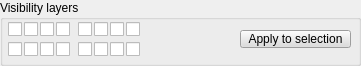
  <widget class="QGroupBox" name="groupBox_2">
   <property name="geometry">
    <rect>
     <x>10</x>
     <y>150</y>
     <width>361</width>
     <height>66</height>
    </rect>
   </property>
   <property name="title">
    <string>Visibility layers</string>
   </property>
   <property name="flat">
    <bool>true</bool>
   </property>
   <widget class="QCheckBox" name="a_4">
    <property name="geometry">
     <rect>
      <x>56</x>
      <y>20</y>
      <width>16</width>
      <height>18</height>
     </rect>
    </property>
    <property name="focusPolicy">
     <enum>Qt::StrongFocus</enum>
    </property>
    <property name="text">
     <string/>
    </property>
   </widget>
   <widget class="QCheckBox" name="a_14">
    <property name="geometry">
     <rect>
      <x>94</x>
      <y>40</y>
      <width>16</width>
      <height>18</height>
     </rect>
    </property>
    <property name="focusPolicy">
     <enum>Qt::StrongFocus</enum>
    </property>
    <property name="text">
     <string/>
    </property>
   </widget>
   <widget class="QCheckBox" name="a_9">
    <property name="geometry">
     <rect>
      <x>8</x>
      <y>40</y>
      <width>16</width>
      <height>18</height>
     </rect>
    </property>
    <property name="focusPolicy">
     <enum>Qt::StrongFocus</enum>
    </property>
    <property name="text">
     <string/>
    </property>
   </widget>
   <widget class="QCheckBox" name="a_6">
    <property name="geometry">
     <rect>
      <x>94</x>
      <y>20</y>
      <width>16</width>
      <height>18</height>
     </rect>
    </property>
    <property name="focusPolicy">
     <enum>Qt::StrongFocus</enum>
    </property>
    <property name="text">
     <string/>
    </property>
   </widget>
   <widget class="QCheckBox" name="a_8">
    <property name="geometry">
     <rect>
      <x>126</x>
      <y>20</y>
      <width>16</width>
      <height>18</height>
     </rect>
    </property>
    <property name="focusPolicy">
     <enum>Qt::StrongFocus</enum>
    </property>
    <property name="text">
     <string/>
    </property>
   </widget>
   <widget class="QCheckBox" name="a_13">
    <property name="geometry">
     <rect>
      <x>78</x>
      <y>40</y>
      <width>16</width>
      <height>18</height>
     </rect>
    </property>
    <property name="focusPolicy">
     <enum>Qt::StrongFocus</enum>
    </property>
    <property name="text">
     <string/>
    </property>
   </widget>
   <widget class="QCheckBox" name="a_2">
    <property name="geometry">
     <rect>
      <x>24</x>
      <y>20</y>
      <width>16</width>
      <height>18</height>
     </rect>
    </property>
    <property name="focusPolicy">
     <enum>Qt::StrongFocus</enum>
    </property>
    <property name="text">
     <string/>
    </property>
   </widget>
   <widget class="QCheckBox" name="a_3">
    <property name="geometry">
     <rect>
      <x>40</x>
      <y>20</y>
      <width>16</width>
      <height>18</height>
     </rect>
    </property>
    <property name="focusPolicy">
     <enum>Qt::StrongFocus</enum>
    </property>
    <property name="text">
     <string/>
    </property>
   </widget>
   <widget class="QCheckBox" name="a_7">
    <property name="geometry">
     <rect>
      <x>110</x>
      <y>20</y>
      <width>16</width>
      <height>18</height>
     </rect>
    </property>
    <property name="focusPolicy">
     <enum>Qt::StrongFocus</enum>
    </property>
    <property name="text">
     <string/>
    </property>
   </widget>
   <widget class="QCheckBox" name="a_12">
    <property name="geometry">
     <rect>
      <x>56</x>
      <y>40</y>
      <width>16</width>
      <height>18</height>
     </rect>
    </property>
    <property name="focusPolicy">
     <enum>Qt::StrongFocus</enum>
    </property>
    <property name="text">
     <string/>
    </property>
   </widget>
   <widget class="QCheckBox" name="a_16">
    <property name="geometry">
     <rect>
      <x>126</x>
      <y>40</y>
      <width>16</width>
      <height>18</height>
     </rect>
    </property>
    <property name="focusPolicy">
     <enum>Qt::StrongFocus</enum>
    </property>
    <property name="text">
     <string/>
    </property>
   </widget>
   <widget class="QCheckBox" name="a_10">
    <property name="geometry">
     <rect>
      <x>24</x>
      <y>40</y>
      <width>16</width>
      <height>18</height>
     </rect>
    </property>
    <property name="focusPolicy">
     <enum>Qt::StrongFocus</enum>
    </property>
    <property name="text">
     <string/>
    </property>
   </widget>
   <widget class="QCheckBox" name="a_11">
    <property name="geometry">
     <rect>
      <x>40</x>
      <y>40</y>
      <width>16</width>
      <height>18</height>
     </rect>
    </property>
    <property name="focusPolicy">
     <enum>Qt::StrongFocus</enum>
    </property>
    <property name="text">
     <string/>
    </property>
   </widget>
   <widget class="QCheckBox" name="a_1">
    <property name="geometry">
     <rect>
      <x>8</x>
      <y>20</y>
      <width>16</width>
      <height>18</height>
     </rect>
    </property>
    <property name="focusPolicy">
     <enum>Qt::StrongFocus</enum>
    </property>
    <property name="text">
     <string/>
    </property>
   </widget>
   <widget class="QCheckBox" name="a_5">
    <property name="geometry">
     <rect>
      <x>78</x>
      <y>20</y>
      <width>16</width>
      <height>18</height>
     </rect>
    </property>
    <property name="focusPolicy">
     <enum>Qt::StrongFocus</enum>
    </property>
    <property name="text">
     <string/>
    </property>
   </widget>
   <widget class="QCheckBox" name="a_15">
    <property name="geometry">
     <rect>
      <x>110</x>
      <y>40</y>
      <width>16</width>
      <height>18</height>
     </rect>
    </property>
    <property name="focusPolicy">
     <enum>Qt::StrongFocus</enum>
    </property>
    <property name="text">
     <string/>
    </property>
   </widget>
   <widget class="QToolButton" name="qqApplyLayers">
    <property name="geometry">
     <rect>
      <x>240</x>
      <y>30</y>
      <width>111</width>
      <height>18</height>
     </rect>
    </property>
    <property name="palette">
     <palette>
      <active>
       <colorrole role="WindowText">
        <brush brushstyle="SolidPattern">
         <color alpha="255">
          <red>0</red>
          <green>0</green>
          <blue>0</blue>
         </color>
        </brush>
       </colorrole>
       <colorrole role="Button">
        <brush brushstyle="SolidPattern">
         <color alpha="255">
          <red>220</red>
          <green>220</green>
          <blue>220</blue>
         </color>
        </brush>
       </colorrole>
       <colorrole role="Light">
        <brush brushstyle="SolidPattern">
         <color alpha="255">
          <red>255</red>
          <green>255</green>
          <blue>255</blue>
         </color>
        </brush>
       </colorrole>
       <colorrole role="Midlight">
        <brush brushstyle="SolidPattern">
         <color alpha="255">
          <red>237</red>
          <green>237</green>
          <blue>237</blue>
         </color>
        </brush>
       </colorrole>
       <colorrole role="Dark">
        <brush brushstyle="SolidPattern">
         <color alpha="255">
          <red>110</red>
          <green>110</green>
          <blue>110</blue>
         </color>
        </brush>
       </colorrole>
       <colorrole role="Mid">
        <brush brushstyle="SolidPattern">
         <color alpha="255">
          <red>147</red>
          <green>147</green>
          <blue>147</blue>
         </color>
        </brush>
       </colorrole>
       <colorrole role="Text">
        <brush brushstyle="SolidPattern">
         <color alpha="255">
          <red>0</red>
          <green>0</green>
          <blue>0</blue>
         </color>
        </brush>
       </colorrole>
       <colorrole role="BrightText">
        <brush brushstyle="SolidPattern">
         <color alpha="255">
          <red>255</red>
          <green>255</green>
          <blue>255</blue>
         </color>
        </brush>
       </colorrole>
       <colorrole role="ButtonText">
        <brush brushstyle="SolidPattern">
         <color alpha="255">
          <red>0</red>
          <green>0</green>
          <blue>0</blue>
         </color>
        </brush>
       </colorrole>
       <colorrole role="Base">
        <brush brushstyle="SolidPattern">
         <color alpha="255">
          <red>255</red>
          <green>255</green>
          <blue>255</blue>
         </color>
        </brush>
       </colorrole>
       <colorrole role="Window">
        <brush brushstyle="SolidPattern">
         <color alpha="255">
          <red>220</red>
          <green>220</green>
          <blue>220</blue>
         </color>
        </brush>
       </colorrole>
       <colorrole role="Shadow">
        <brush brushstyle="SolidPattern">
         <color alpha="255">
          <red>0</red>
          <green>0</green>
          <blue>0</blue>
         </color>
        </brush>
       </colorrole>
       <colorrole role="AlternateBase">
        <brush brushstyle="SolidPattern">
         <color alpha="255">
          <red>237</red>
          <green>237</green>
          <blue>237</blue>
         </color>
        </brush>
       </colorrole>
       <colorrole role="ToolTipBase">
        <brush brushstyle="SolidPattern">
         <color alpha="255">
          <red>255</red>
          <green>255</green>
          <blue>220</blue>
         </color>
        </brush>
       </colorrole>
       <colorrole role="ToolTipText">
        <brush brushstyle="SolidPattern">
         <color alpha="255">
          <red>0</red>
          <green>0</green>
          <blue>0</blue>
         </color>
        </brush>
       </colorrole>
      </active>
      <inactive>
       <colorrole role="WindowText">
        <brush brushstyle="SolidPattern">
         <color alpha="255">
          <red>0</red>
          <green>0</green>
          <blue>0</blue>
         </color>
        </brush>
       </colorrole>
       <colorrole role="Button">
        <brush brushstyle="SolidPattern">
         <color alpha="255">
          <red>220</red>
          <green>220</green>
          <blue>220</blue>
         </color>
        </brush>
       </colorrole>
       <colorrole role="Light">
        <brush brushstyle="SolidPattern">
         <color alpha="255">
          <red>255</red>
          <green>255</green>
          <blue>255</blue>
         </color>
        </brush>
       </colorrole>
       <colorrole role="Midlight">
        <brush brushstyle="SolidPattern">
         <color alpha="255">
          <red>237</red>
          <green>237</green>
          <blue>237</blue>
         </color>
        </brush>
       </colorrole>
       <colorrole role="Dark">
        <brush brushstyle="SolidPattern">
         <color alpha="255">
          <red>110</red>
          <green>110</green>
          <blue>110</blue>
         </color>
        </brush>
       </colorrole>
       <colorrole role="Mid">
        <brush brushstyle="SolidPattern">
         <color alpha="255">
          <red>147</red>
          <green>147</green>
          <blue>147</blue>
         </color>
        </brush>
       </colorrole>
       <colorrole role="Text">
        <brush brushstyle="SolidPattern">
         <color alpha="255">
          <red>0</red>
          <green>0</green>
          <blue>0</blue>
         </color>
        </brush>
       </colorrole>
       <colorrole role="BrightText">
        <brush brushstyle="SolidPattern">
         <color alpha="255">
          <red>255</red>
          <green>255</green>
          <blue>255</blue>
         </color>
        </brush>
       </colorrole>
       <colorrole role="ButtonText">
        <brush brushstyle="SolidPattern">
         <color alpha="255">
          <red>0</red>
          <green>0</green>
          <blue>0</blue>
         </color>
        </brush>
       </colorrole>
       <colorrole role="Base">
        <brush brushstyle="SolidPattern">
         <color alpha="255">
          <red>255</red>
          <green>255</green>
          <blue>255</blue>
         </color>
        </brush>
       </colorrole>
       <colorrole role="Window">
        <brush brushstyle="SolidPattern">
         <color alpha="255">
          <red>220</red>
          <green>220</green>
          <blue>220</blue>
         </color>
        </brush>
       </colorrole>
       <colorrole role="Shadow">
        <brush brushstyle="SolidPattern">
         <color alpha="255">
          <red>0</red>
          <green>0</green>
          <blue>0</blue>
         </color>
        </brush>
       </colorrole>
       <colorrole role="AlternateBase">
        <brush brushstyle="SolidPattern">
         <color alpha="255">
          <red>237</red>
          <green>237</green>
          <blue>237</blue>
         </color>
        </brush>
       </colorrole>
       <colorrole role="ToolTipBase">
        <brush brushstyle="SolidPattern">
         <color alpha="255">
          <red>255</red>
          <green>255</green>
          <blue>220</blue>
         </color>
        </brush>
       </colorrole>
       <colorrole role="ToolTipText">
        <brush brushstyle="SolidPattern">
         <color alpha="255">
          <red>0</red>
          <green>0</green>
          <blue>0</blue>
         </color>
        </brush>
       </colorrole>
      </inactive>
      <disabled>
       <colorrole role="WindowText">
        <brush brushstyle="SolidPattern">
         <color alpha="255">
          <red>110</red>
          <green>110</green>
          <blue>110</blue>
         </color>
        </brush>
       </colorrole>
       <colorrole role="Button">
        <brush brushstyle="SolidPattern">
         <color alpha="255">
          <red>220</red>
          <green>220</green>
          <blue>220</blue>
         </color>
        </brush>
       </colorrole>
       <colorrole role="Light">
        <brush brushstyle="SolidPattern">
         <color alpha="255">
          <red>255</red>
          <green>255</green>
          <blue>255</blue>
         </color>
        </brush>
       </colorrole>
       <colorrole role="Midlight">
        <brush brushstyle="SolidPattern">
         <color alpha="255">
          <red>237</red>
          <green>237</green>
          <blue>237</blue>
         </color>
        </brush>
       </colorrole>
       <colorrole role="Dark">
        <brush brushstyle="SolidPattern">
         <color alpha="255">
          <red>110</red>
          <green>110</green>
          <blue>110</blue>
         </color>
        </brush>
       </colorrole>
       <colorrole role="Mid">
        <brush brushstyle="SolidPattern">
         <color alpha="255">
          <red>147</red>
          <green>147</green>
          <blue>147</blue>
         </color>
        </brush>
       </colorrole>
       <colorrole role="Text">
        <brush brushstyle="SolidPattern">
         <color alpha="255">
          <red>110</red>
          <green>110</green>
          <blue>110</blue>
         </color>
        </brush>
       </colorrole>
       <colorrole role="BrightText">
        <brush brushstyle="SolidPattern">
         <color alpha="255">
          <red>255</red>
          <green>255</green>
          <blue>255</blue>
         </color>
        </brush>
       </colorrole>
       <colorrole role="ButtonText">
        <brush brushstyle="SolidPattern">
         <color alpha="255">
          <red>110</red>
          <green>110</green>
          <blue>110</blue>
         </color>
        </brush>
       </colorrole>
       <colorrole role="Base">
        <brush brushstyle="SolidPattern">
         <color alpha="255">
          <red>220</red>
          <green>220</green>
          <blue>220</blue>
         </color>
        </brush>
       </colorrole>
       <colorrole role="Window">
        <brush brushstyle="SolidPattern">
         <color alpha="255">
          <red>220</red>
          <green>220</green>
          <blue>220</blue>
         </color>
        </brush>
       </colorrole>
       <colorrole role="Shadow">
        <brush brushstyle="SolidPattern">
         <color alpha="255">
          <red>0</red>
          <green>0</green>
          <blue>0</blue>
         </color>
        </brush>
       </colorrole>
       <colorrole role="AlternateBase">
        <brush brushstyle="SolidPattern">
         <color alpha="255">
          <red>220</red>
          <green>220</green>
          <blue>220</blue>
         </color>
        </brush>
       </colorrole>
       <colorrole role="ToolTipBase">
        <brush brushstyle="SolidPattern">
         <color alpha="255">
          <red>255</red>
          <green>255</green>
          <blue>220</blue>
         </color>
        </brush>
       </colorrole>
       <colorrole role="ToolTipText">
        <brush brushstyle="SolidPattern">
         <color alpha="255">
          <red>0</red>
          <green>0</green>
          <blue>0</blue>
         </color>
        </brush>
       </colorrole>
      </disabled>
     </palette>
    </property>
    <property name="focusPolicy">
     <enum>Qt::StrongFocus</enum>
    </property>
    <property name="text">
     <string>Apply to selection</string>
    </property>
   </widget>
  </widget>
